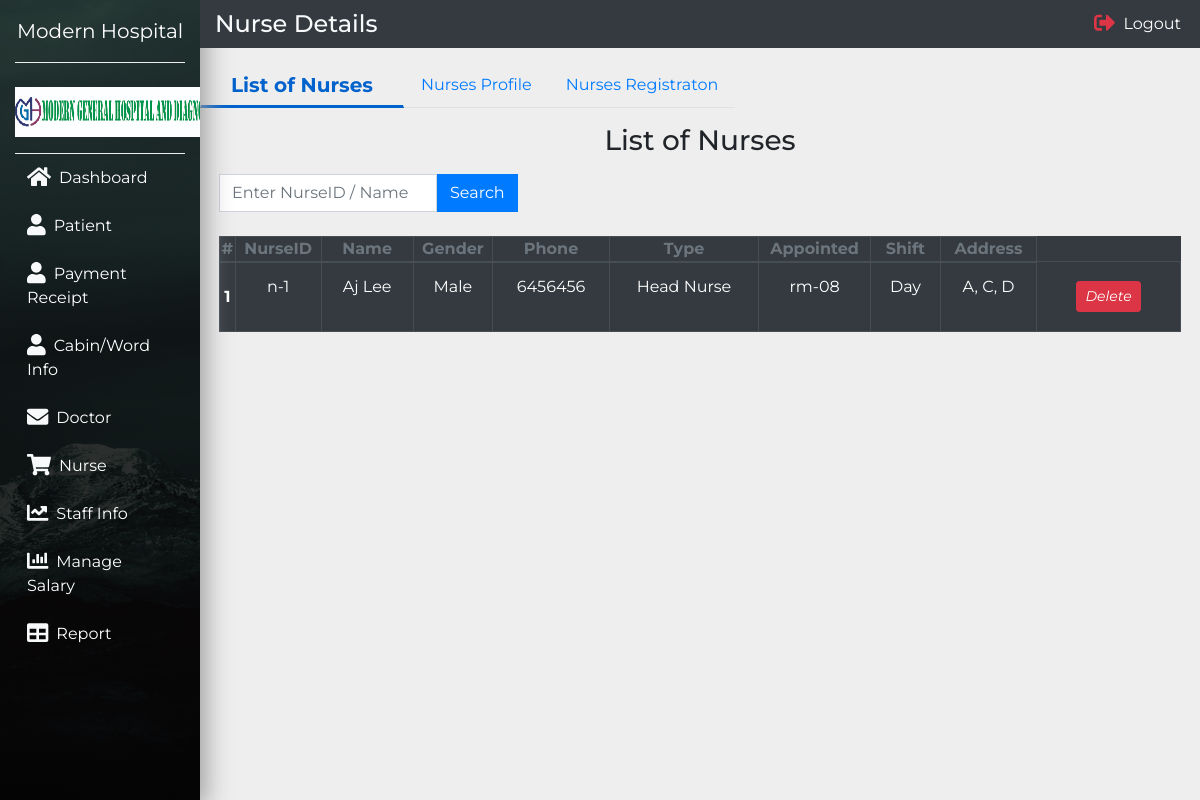
The page /Admin/nurse.php on the database its author committed.
### tables this page shows
CREATE TABLE `nurse` (
  `id` int(11) NOT NULL,
  `n_name` varchar(30) NOT NULL,
  `n_blood_group` varchar(10) NOT NULL,
  `n_date_of_birth` varchar(50) NOT NULL,
  `n_gender` varchar(10) NOT NULL,
  `n_father_name` varchar(30) NOT NULL,
  `n_mother_name` varchar(30) NOT NULL,
  `n_phone_number` varchar(15) NOT NULL,
  `nRegiNo` varchar(50) NOT NULL,
  `n_nid_no` varchar(20) NOT NULL,
  `nurse_type` varchar(20) NOT NULL,
  `n_joining_date` varchar(50) NOT NULL,
  `nAppointRoom` varchar(50) NOT NULL,
  `nurse_shift` varchar(20) NOT NULL,
  `n_remarks` varchar(500) NOT NULL,
  `nVillage` varchar(255) NOT NULL,
  `nPostOffice` varchar(255) NOT NULL,
  `nThana` varchar(255) NOT NULL,
  `nUpazilla` varchar(255) NOT NULL,
  `nDistrict` varchar(255) NOT NULL,
  `nStatus` varchar(50) NOT NULL
);

### Admin/nurse.php (the view, shortened to what this page needs)
<?php
include('include/config.php');
?>
<!doctype html>
<html lang="en">
<head>
  <link rel="stylesheet" href="./css/bootstrap.min.css">
  <link rel="stylesheet" href="./css/style.css">
</head>
<body>
  <nav class="navbar navbar-expand-md navbar-light">
    <div class="collapse navbar-collapse" id="myNavbar">
      <div class="container-fluid">
        <div class="row">
          <div id="app">
            <?php include('include/sidebar.php');?>
                  <div class="app-content">
          <div class="col-xl-10 col-lg-9 col-md-8 ml-auto bg-dark fixed-top py-2 top-navbar">
            <div class="row align-items-center">
              <div class="col-md-4">
                <h4 class="text-light mb-0">Nurse Details</h4>
              </div>
              <div class="col-md-8">
                <ul class="navbar-nav">
                  <li class="nav-item ml-md-auto"><a href="#" class="nav-link text-white p-1" data-toggle="modal"
                      data-target="#sign-out"><i class="fas fa-sign-out-alt text-danger fa-lg mr-2"></i>Logout</a></li>
                </ul>
              </div>
            </div>
          </div>
        </div>
      </div>
    </div>
  </nav>
  <div class="container-fluid">
    <div class="row">
      <div class="col-xl-10 col-lg-9 col-md-8 ml-auto">
        <div class="row pt-md-5">
          <ul class="nav nav-tabs" id="myTab" role="tablist">
            <li class="nav-item">
              <a class="nav-link active" id="list-of-nurses-tab" data-toggle="tab" href="#list-of-nurses" role="tab"
                aria-controls="list-of-nurses" aria-selected="false">List of Nurses</a>
            </li>
            <li class="nav-item">
              <a class="nav-link" id="nurse-profile-tab" data-toggle="tab" href="#nurse-profile" role="tab"
                aria-controls="nurse-profile" aria-selected="false">Nurses Profile</a>
            </li>
            <li class="nav-item">
              <a class="nav-link" id="nurse-admission-tab" data-toggle="tab" href="#nurse-admission" role="tab"
                aria-controls="nurse-admission" aria-selected="true">Nurses Registraton</a>
            </li>
          </ul>
        </div>
      </div>
    </div>
  </div>
  <div class="container-fluid">
    <div class="row">
      <div class="col-xl-10 col-lg-9 col-md-8 ml-auto">
        <div class="tab-content" id="myTabContent">
<?php
if(isset($_POST['set']))
{
  $nRegiNo=$_POST['nRegiNo'];
  $ret1=mysqli_query($con,"select * from nurse where nStatus='Active' and nRegiNo='$nRegiNo' or n_name='$nRegiNo'");
}else{
  $ret1=mysqli_query($con,"select * from nurse where nStatus='Active'");
}
?>
          <div class="tab-pane fade show active" id="list-of-nurses" role="tabpanel"
            aria-labelledby="list-of-nurses-tab">
            <div class="mx-1 my-3">
              <h3 class="text-center mb-3">List of Nurses</h3>
              <div class="row">
                <div class="col-xl-6 mb-3 align-items-center">
                  <form class="form-inline mb-2">
                    <input class="form-control rounded-0" type="search" name="nRegiNo" placeholder="Enter NurseID / Name "
                      aria-label="Search">
                    <button class="btn btn-primary my-0 my-sm-0 mr-4 rounded-0" type="set" name="set">Search</button>
                  </form>
                </div>
              </div>
              <table class="table table-bordered table-dark text-center">
                <thead>
                  <tr class="text-muted">
                    <th>#</th>
                    <th>NurseID</th>
                    <th>Name</th>
                    <th>Gender</th>
                    <th>Phone</th>
                    <th>Type</th>
                    <th>Appointed</th>
                    <th>Shift</th>
                    <th>Address</th>
                  </tr>
                </thead>
                <tbody>
                <?php
$cnt=1;
while ($rows=mysqli_fetch_array($ret1)) {
  $nRegiNo=$rows['nRegiNo'];
  $n_name=$rows['n_name'];
  $n_gender=$rows['n_gender'];
  $n_phone_number=$rows['n_phone_number'];
  $nurse_type=$rows['nurse_type'];
  $nAppointRoom=$rows['nAppointRoom'];
  $nurse_shift=$rows['nurse_shift'];
  $nVillage=$rows['nVillage'];
  $nThana=$rows['nThana'];
  $nUpazilla=$rows['nUpazilla'];
?>
                <tr>
                  <th><?php  echo $cnt;?></th>
                  <td><?php  echo $nRegiNo;?></td>
                  <td><?php  echo $n_name;?></td>
                  <td><?php  echo $n_gender;?></td>
                  <td><?php  echo $n_phone_number;?></td>
                  <td><?php  echo $nurse_type;?></td>
                  <td><?php  echo $nAppointRoom;?></td>
                  <td><?php  echo $nurse_shift;?></td>
                  <td><?php  echo $nVillage;?>, <?php  echo $nThana;?>, <?php  echo $nUpazilla;?></td>
                  <td><a href="nurse.php?id=<?php echo $rows['id']?>&del=delete" onClick="return confirm('Are you sure you want to delete?')"class="btn btn-transparent btn-xs tooltips" tooltip-placement="top" tooltip="Remove"><i class="btn btn-danger btn-sm">Delete</i></a></td>
                </tr>
<?php
$cnt=1+$cnt;
}
?>
                </tbody>
              </table>
            </div>
          </div>
        </div>
      </div>
    </div>
  </div>
</body>
</html>

### Admin/css/style.css (style rules this page uses)
body { font-family: 'Montserrat', sans-serif; background-color: #eee; }
.nav-tabs .nav-item.show .nav-link, .nav-tabs .nav-link.active { color: #0062cc; background-color: transparent; border-color: transparent transparent #f3f3f3; border-bottom: 3px solid !important; font-size: 20px; font-weight: bold; padding: 5px 30px; }
#receipt .table td,.table th { padding: 0 !important; vertical-align: middle !important; }

### rows shown on the page
nurse: nRegiNo "n-1", n_name "Aj Lee", n_gender "Male", n_phone_number "6456456", nurse_type "Head Nurse", nAppointRoom "rm-08", nurse_shift "Day", nVillage "A", nThana "C", nUpazilla "D"
